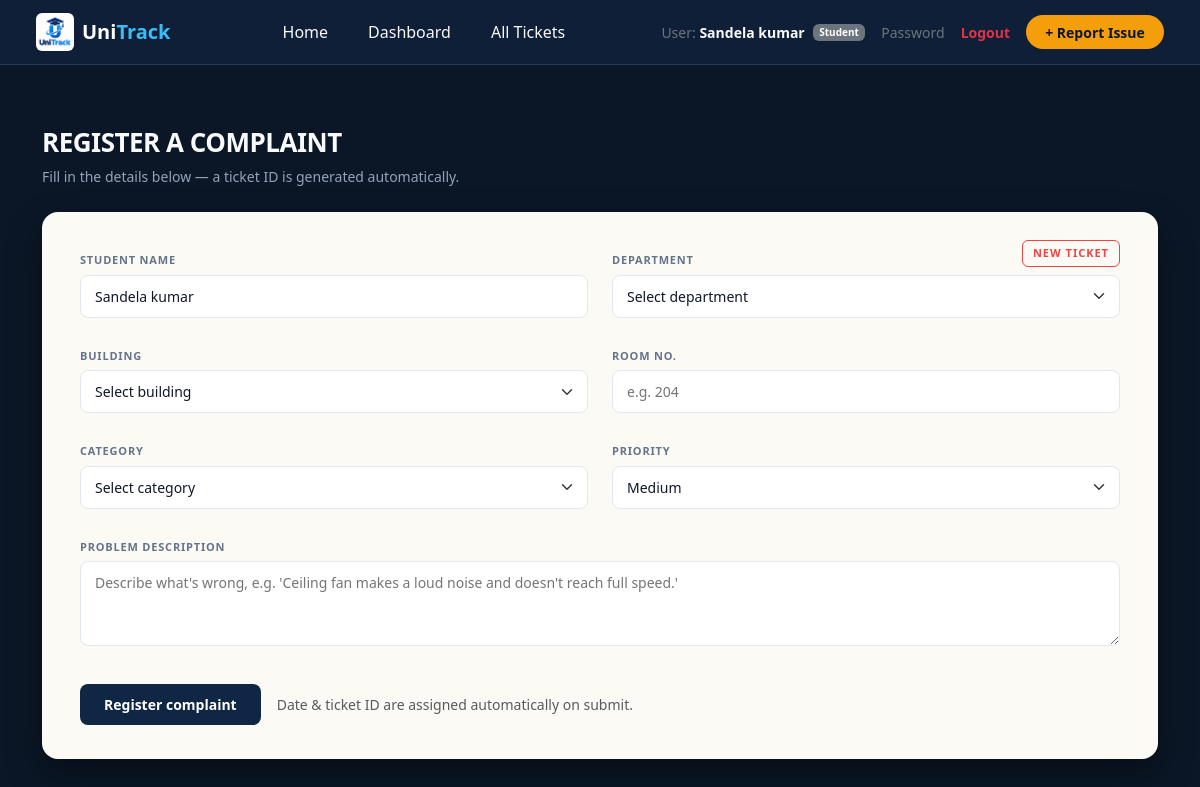
The page /report_problem (signed in) on the database its author committed.
### app.py (models this page shows, shortened)
class User(UserMixin, db.Model):
    __tablename__ = 'users'
    id = db.Column(db.Integer, primary_key=True)
    username = db.Column(db.String(100), unique=True, nullable=False)  # Full Student Name / Staff Handle
    course = db.Column(db.String(50), nullable=True)                  # B.Tech, BCA, MCA, etc.
    department = db.Column(db.String(50), nullable=True)              # CSE, ECE, Mechanical, etc.
    specialization = db.Column(db.String(80), nullable=True)          # AI, AIML, Data Science, etc.
    year_semester = db.Column(db.String(50), nullable=True)           # e.g., 2nd Year (Sem 3)
    mobile_no = db.Column(db.String(15), nullable=True)               # 10-digit phone
    email = db.Column(db.String(120), unique=True, nullable=False)
    password_hash = db.Column(db.String(200), nullable=False)
    role = db.Column(db.String(30), default='Student')                # Student, Department, Admin
    department_name = db.Column(db.String(50), nullable=True)         # For Maintenance Staff accounts

### app.py (the view, shortened to what this page needs)
@app.route('/report', methods=['GET', 'POST'])
@app.route('/report-problem', methods=['GET', 'POST'])
@app.route('/report_problem', methods=['GET', 'POST'])
@login_required
def report_problem():
    return render_template('report_problem.html', buildings=BUILDINGS, categories=CATEGORIES)

### app.py (called while the page is built)
@login_manager.user_loader
def load_user(user_id):
    return User.query.get(int(user_id))

### templates/report_problem.html (shortened to what this page needs)
{% extends 'base.html' %}
{% block content %}
<div class="container py-3">
    <h2 class="page-title">Register a Complaint</h2>
    <p class="page-sub">Fill in the details below — a ticket ID is generated automatically.</p>
    <div class="ticket-card mb-5">
        <span class="ticket-tag">NEW TICKET</span>
        <form method="POST" action="{{ url_for('report_problem') }}">
            <div class="row g-4">
                <div class="col-md-6">
                    <label class="form-label-custom">Student Name</label>
                    <input type="text" name="student_name" class="form-control-custom" placeholder="e.g. Rahul Sharma" value="{{ current_user.username if current_user.is_authenticated else '' }}" required>
                </div>
                <div class="col-md-6">
                    <label class="form-label-custom">Department</label>
                    <select name="department" class="form-select form-select-custom" required>
                        <option value="" disabled selected>Select department</option>
                    </select>
                </div>
                <div class="col-md-6">
                    <label class="form-label-custom">Building</label>
                    <select name="building" class="form-select form-select-custom" required>
                        <option value="" disabled selected>Select building</option>
                    </select>
                </div>
                <div class="col-md-6">
                    <label class="form-label-custom">Room No.</label>
                    <input type="text" name="room_no" class="form-control-custom" placeholder="e.g. 204" required>
                </div>
                <div class="col-md-6">
                    <label class="form-label-custom">Category</label>
                    <select name="category" class="form-select form-select-custom" required>
                        <option value="" disabled selected>Select category</option>
                    </select>
                </div>
                <div class="col-md-6">
                    <label class="form-label-custom">Priority</label>
                    <select name="priority" class="form-select form-select-custom" required>
                        <option value="Medium" selected>Medium</option>
                    </select>
                </div>
                <div class="col-12">
                    <label class="form-label-custom">Problem Description</label>
                    <textarea name="problem" class="form-control-custom" rows="3" placeholder="Describe what's wrong, e.g. 'Ceiling fan makes a loud noise and doesn't reach full speed.'" required></textarea>
                </div>
                <div class="col-12 d-flex align-items-center gap-3 pt-2">
                    <button type="submit" class="btn-register-submit">Register complaint</button>
                    <span class="text-muted small">Date & ticket ID are assigned automatically on submit.</span>
                </div>
            </div>
        </form>
    </div>
</div>
{% endblock %}

### templates/base.html (shortened to what this page needs)
<!DOCTYPE html>
<html lang="en">
<head>
    <link href="https://cdn.jsdelivr.net/npm/bootstrap@5.3.2/dist/css/bootstrap.min.css" rel="stylesheet">
</head>
<body>
    <nav class="navbar navbar-expand-lg navbar-dark navbar-custom px-4 py-2 sticky-top">
        <div class="container-fluid">
            <a class="navbar-brand fw-bold d-flex align-items-center gap-2 text-decoration-none" href="{{ url_for('home') }}">
                <img src="{{ url_for('static', filename='logo.png') }}"
                     alt="UniTrack Logo"
                     style="height: 38px; width: 38px; object-fit: contain; border-radius: 6px;">
                <span class="fs-5 lh-1">
                    <span style="color: #ffffff;">Uni</span><span style="color: #38bdf8;">Track</span>
                </span>
            </a>
            <div class="collapse navbar-collapse" id="navContent">
                <ul class="navbar-nav mx-auto mb-2 mb-lg-0 gap-2">
                    <li class="nav-item">
                        <a class="nav-link text-light px-3 rounded-pill {% if request.endpoint == 'home' %}active-link{% endif %}" href="{{ url_for('home') }}">
                            Home
                        </a>
                    </li>
                    {% if current_user.is_authenticated %}
                        <li class="nav-item">
                            {% if current_user.role == 'Admin' %}
                                <a class="nav-link text-light px-3 rounded-pill {% if request.endpoint == 'admin_portal' %}active-link{% endif %}" href="{{ url_for('admin_portal') }}">
                                    Dashboard
                                </a>
                            {% elif current_user.role == 'Department' %}
                                <a class="nav-link text-light px-3 rounded-pill {% if request.endpoint == 'department_portal' %}active-link{% endif %}" href="{{ url_for('department_portal') }}">
                                    Dashboard
                                </a>
                            {% else %}
                                <a class="nav-link text-light px-3 rounded-pill {% if request.endpoint == 'student_dashboard' %}active-link{% endif %}" href="{{ url_for('student_dashboard') }}">
                                    Dashboard
                                </a>
                            {% endif %}
                        </li>
                        {% if current_user.role != 'Admin' %}
                        <li class="nav-item">
                            <a class="nav-link text-light px-3 rounded-pill {% if request.endpoint == 'browse_problems' %}active-link{% endif %}" href="{{ url_for('browse_problems') }}">
                                All Tickets
                            </a>
                        </li>
                        {% endif %}
                    {% endif %}
                </ul>
                <div class="d-flex align-items-center gap-3">
                    {% if current_user.is_authenticated %}
                        <div class="d-flex align-items-center gap-2">
                            <span class="text-secondary small">User: <strong class="text-light">{{ current_user.username }}</strong></span>
                            <span class="badge bg-secondary" style="font-size: 10px;">{{ current_user.role }}</span>
                        </div>
                        <a href="{{ url_for('change_password') }}" class="text-secondary text-decoration-none small">Password</a>
                        <a href="{{ url_for('logout') }}" class="text-danger text-decoration-none small fw-bold">Logout</a>
                        {% if current_user.role == 'Student' %}
                            <a href="{{ url_for('report_problem') }}" class="btn btn-issue btn-sm text-decoration-none">+ Report Issue</a>
                        {% endif %}
                    {% else %}
                        <a href="{{ url_for('login') }}" class="btn btn-sm btn-outline-light rounded-pill px-3">Sign In</a>
                        <a href="{{ url_for('register') }}" class="btn btn-sm btn-primary rounded-pill px-3">Register</a>
                    {% endif %}
                </div>
            </div>
        </div>
    </nav>
    <main>
        {% block content %}{% endblock %}
    </main>
</body>
</html>

### templates/base.html (style rules this page uses)
body { background-color: #0b1727; color: #f8fafc; font-family: system-ui, -apple-system, BlinkMacSystemFont, 'Segoe UI', Roboto, Oxygen, Ubuntu, Cantarell, sans-serif; min-height: 100vh; }
.navbar-custom { background-color: #0f1f38 !important; border-bottom: 1px solid #1e3a5f; }
.btn-issue { background-color: #f59e0b; color: #0b1727; font-weight: 600; border-radius: 9999px; padding: 0.4rem 1.2rem; transition: background-color 0.2s ease; border: none; }

### templates/report_problem.html (style rules this page uses)
.page-title { font-size: 26px; font-weight: 800; text-transform: uppercase; letter-spacing: -0.5px; margin-top: 30px; }
.page-sub { color: #94a3b8; font-size: 14px; margin-bottom: 25px; }
.ticket-card { background-color: #fcfaf5; border-radius: 16px; padding: 34px 38px; color: #1e293b; box-shadow: 0 15px 35px rgba(0, 0, 0, 0.4); position: relative; }
.ticket-tag { position: absolute; top: 28px; right: 38px; border: 1px solid #ef4444; color: #ef4444; font-size: 11px; font-weight: 800; letter-spacing: 1px; padding: 4px 10px; border-radius: 6px; }
.form-label-custom { font-size: 11px; font-weight: 800; letter-spacing: 0.8px; color: #64748b; text-transform: uppercase; margin-bottom: 6px; }
.form-control-custom, .form-select-custom { background-color: #ffffff; border: 1px solid #e2e8f0; border-radius: 8px; padding: 10px 14px; font-size: 14px; color: #0f172a; width: 100%; }
.btn-register-submit { background-color: #0f2744; color: #ffffff; font-weight: 700; padding: 10px 24px; border-radius: 8px; border: none; font-size: 14px; }

### rows shown on the page
User: username "Sandela kumar", role "Student", student_name "Sandela kumar"
